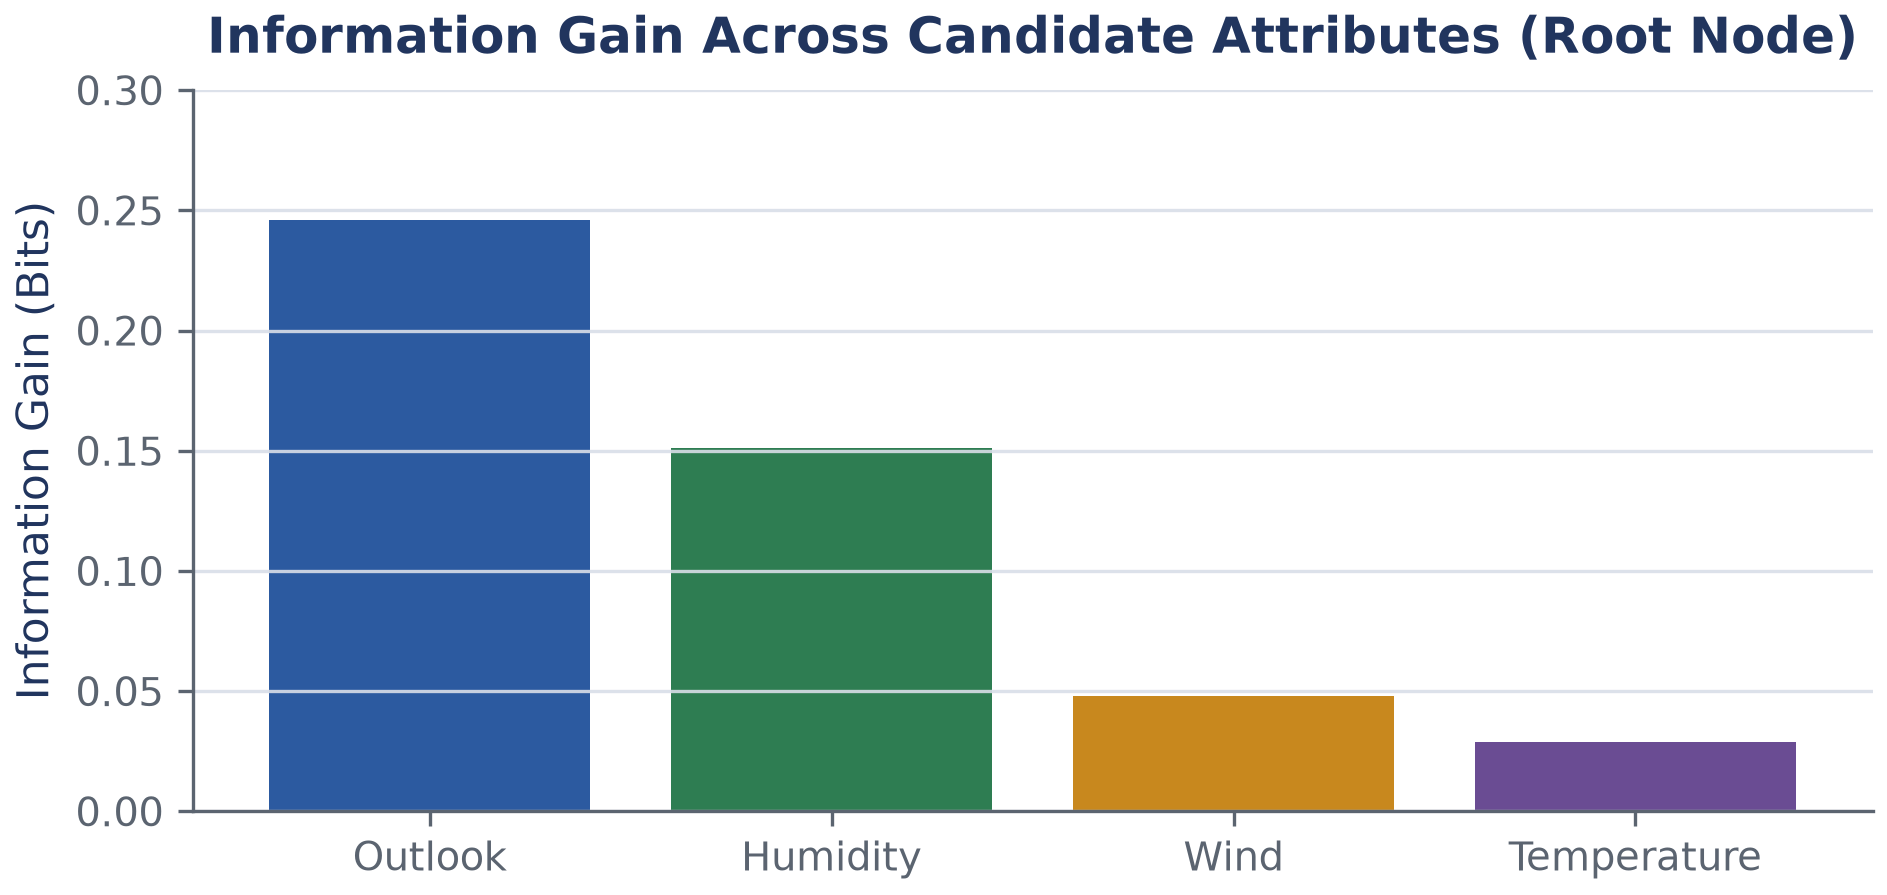

Write the Python code that produced this figure.
#!/usr/bin/env python3
import os, sys, matplotlib.pyplot as plt
sys.path.insert(0, os.path.abspath(os.path.join(os.path.dirname(__file__), "../../../scripts")))
from figstyle import use_house_style, PALETTE
use_house_style()
attrs = ['Outlook', 'Humidity', 'Wind', 'Temperature']
gains = [0.246, 0.151, 0.048, 0.029]
fig, ax = plt.subplots(figsize=(6.5, 3.2))
bars = ax.bar(attrs, gains, color=[PALETTE["blue"], PALETTE["green"], PALETTE["amber"], PALETTE["purple"]])
ax.set_ylabel("Information Gain (Bits)")
ax.set_title("Information Gain Across Candidate Attributes (Root Node)")
ax.set_ylim(0, 0.3)
plt.tight_layout(); plt.savefig(os.path.join(os.path.dirname(__file__), "fig_info_gain_bars.png"), dpi=300)
